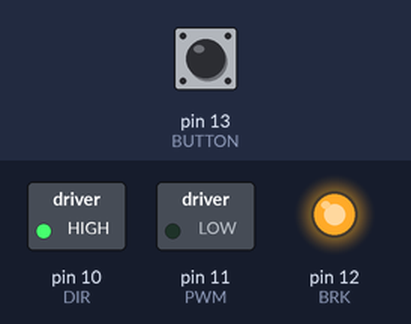
A sketch run on a simulated Arduino Uno, built with avr-gcc and run on an emulated ATmega328P. Parts: switched loads named in the sketch (green lamp = pin HIGH), output pins drawn as LEDs (lit = HIGH). The inputs (shaded band) are chosen by the test bench; at power-on: pin 13 (BUTTON) LOW.

Above: at 1.2 s.
1.3 s: pin 13 (BUTTON) pulled HIGH for 0.15 s
At 1.8 s:
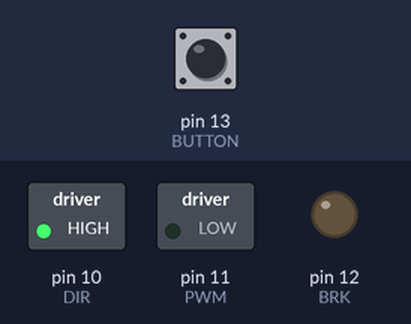
3.0 s: pin 13 (BUTTON) pulled HIGH for 1 s
At 3.8 s:
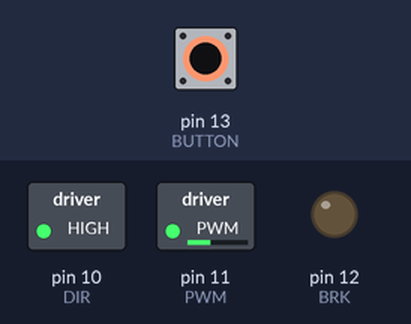
5.5 s: pin 13 (BUTTON) pulled HIGH for 3.2 s
At 10.0 s:
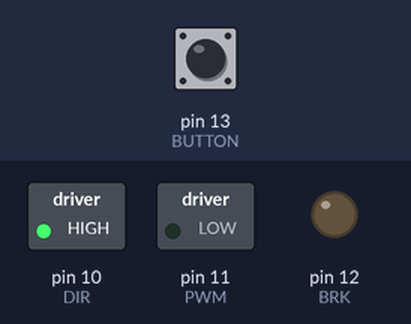
Timing chart, 0 to 11.5 s (numbered marks = the images above; inputs shaded):
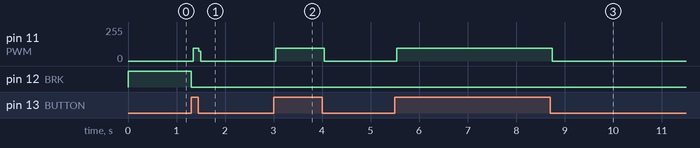

The sketch:

bldc_motor_source.ino
```cpp
int DIR = 10;
int PWM = 11;
int BRK = 12;
int BUTTON = 13;
bool work = false;
void setup(){
  pinMode(DIR, OUTPUT);
  pinMode(PWM, OUTPUT);
  pinMode(BRK, OUTPUT);
  pinMode(BUTTON, INPUT);
  digitalWrite(DIR, HIGH);
  digitalWrite(BRK, HIGH);
}

void loop(){
  int butt = digitalRead(BUTTON);
  if(work != butt){
    work = (butt==1);
  }
  if(work){
    digitalWrite(BRK, LOW);
    digitalWrite(PWM, HIGH);
    delayMicroseconds(10);
    digitalWrite(PWM, LOW);
    delayMicroseconds(10);
  }
}
```

Measured:
- after the input at 1.3 s, pin 11 (PWM): 0/255 → 96/255 at once, → 0/255 0.12 s later; pin 12 (BRK): HIGH → LOW at once
- after the input at 3.0 s, pin 11 (PWM): 0/255 → 97/255 at once, → 0/255 1.0 s later
- after the input at 5.5 s, pin 11 (PWM): 0/255 → 97/255 at once, → 0/255 3.2 s later
